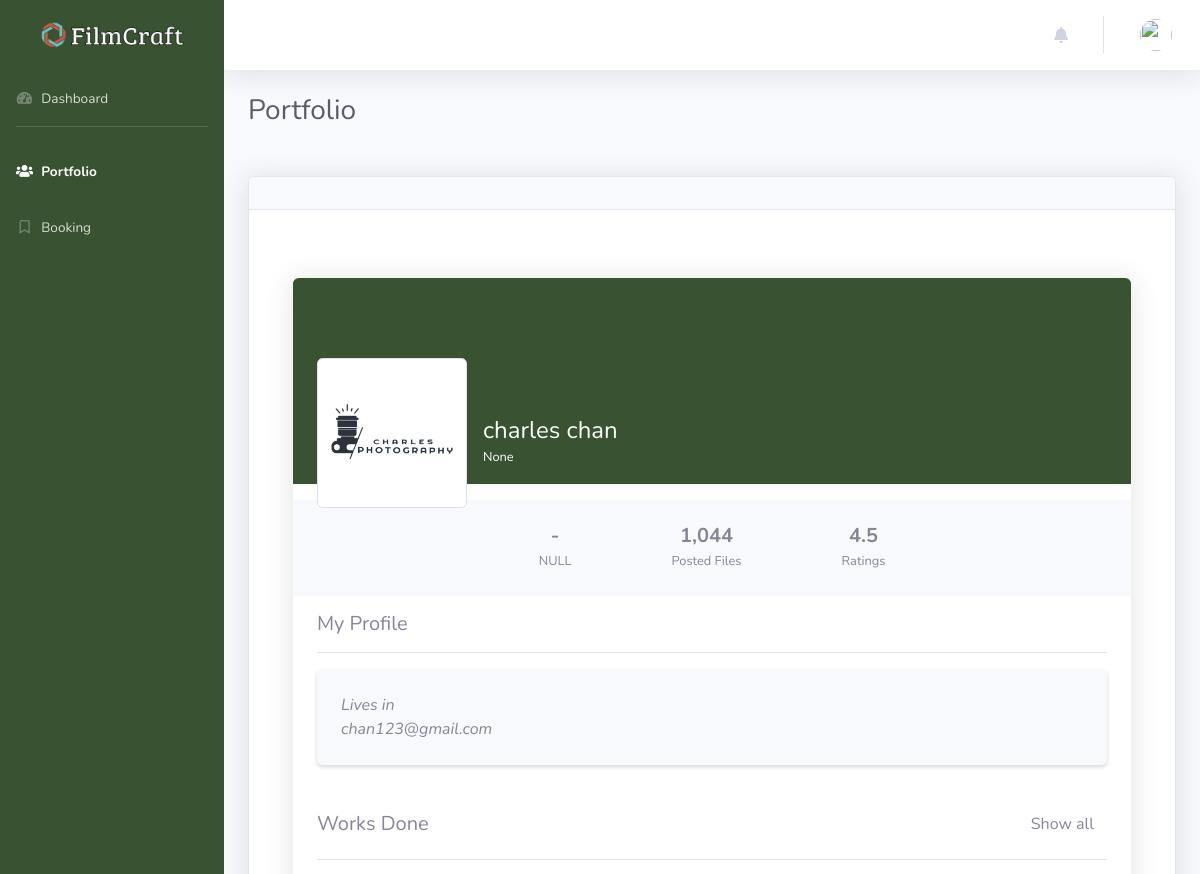
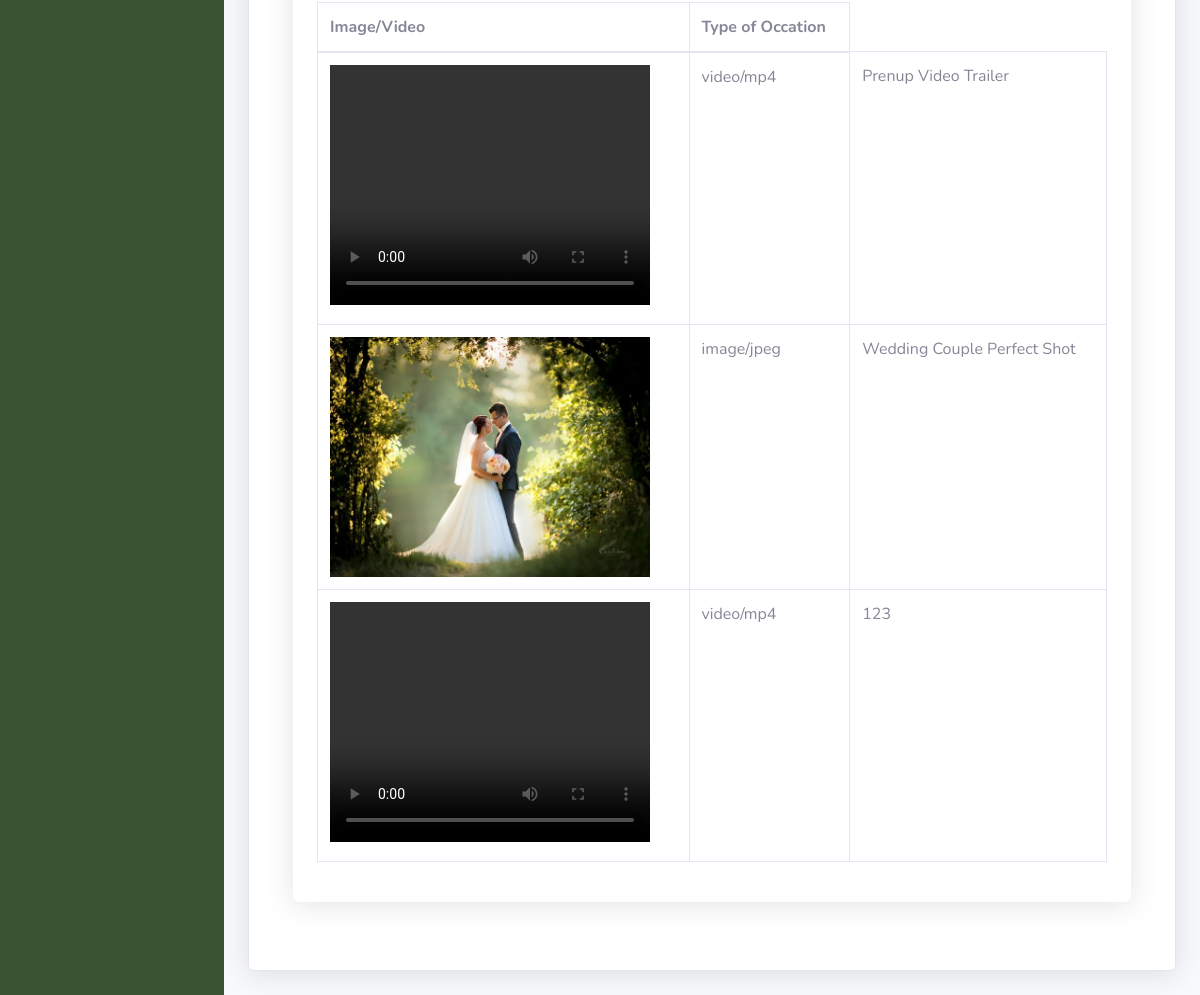
The page /user_admin/view-portfolio.php?VID=13 on the database its author committed (2 pictures, top to bottom).
### tables this page shows
CREATE TABLE `portfolio` (
  `portfolioId` int(11) NOT NULL,
  `vendor_Id` int(11) NOT NULL,
  `vendorWork_Id` int(11) NOT NULL,
  `portfolioFirstName` varchar(50) NOT NULL,
  `portfolioLastName` varchar(50) NOT NULL,
  `portfolioAddress` varchar(150) NOT NULL,
  `portfolioEmail` varchar(150) NOT NULL,
  `portfolioVendorPosition` varchar(50) NOT NULL,
  `portfolioProfileImage` varchar(255) NOT NULL,
  `portfolioRating` varchar(50) NOT NULL
);

CREATE TABLE `works` (
  `worksId` int(11) NOT NULL,
  `portfolioWorks_Id` int(11) NOT NULL,
  `occassion` varchar(150) NOT NULL,
  `occassion_file` varchar(255) NOT NULL,
  `occassion_file_type` varchar(150) NOT NULL
);

### user_admin/sessions.php (called while the page is built, shortened)
<?php
$displayImage = $_SESSION['displayImage'];
?>

### user_admin/view-portfolio.php (the view, shortened to what this page needs)
<?php
include("sessions.php");
include("header.php");
$VID = $_GET['VID'];
$conn               = mysqli_connect("localhost","root","","filmcraft");
$portfolioInfoQuery    = "SELECT * FROM portfolio WHERE vendor_Id = '$VID' ";
$portfolioInfoResult   = mysqli_query($conn,$portfolioInfoQuery);
while($portfolioInfoRow = mysqli_fetch_assoc($portfolioInfoResult)) {
    $workid    = $portfolioInfoRow['vendorWork_Id'];
    $firstname = $portfolioInfoRow['portfolioFirstName'];
    $lastname  = $portfolioInfoRow['portfolioLastName'];
    $fullname  = $firstname.' '.$lastname;
    $address   = $portfolioInfoRow['portfolioAddress'];
    $email     = $portfolioInfoRow['portfolioEmail'];
    $position           = $portfolioInfoRow['portfolioVendorPosition'];
    $portfolio_image    = $portfolioInfoRow['portfolioProfileImage'];
}
?>
<body id="page-top">
    <div id="wrapper">
        <ul class="navbar-nav sidebar sidebar-dark accordion" id="accordionSidebar" style="background-color:#395232">
            <a class="sidebar-brand d-flex align-items-center justify-content-center" href="index.php">
                <div class="sidebar-brand-icon">
                     <img src="../resources/img/filmcraft.png" width="150">
                </div>
            </a>
            <li class="nav-item">
                <a class="nav-link" href="index.php">
                    <i class="fas fa-fw fa-tachometer-alt"></i>
                    <span>Dashboard</span></a>
                </li>
            <hr class="sidebar-divider">
            <li class="nav-item active">
                <a class="nav-link" href="portfolio.php">
                    <i class="fas fa-fw fa-users"></i>
                    <span>Portfolio</span></a>
                </li>
            <li class="nav-item">
                <a class="nav-link" href="booking.php">
                    <i class="far fa-fw fa-bookmark"></i>
                    <span>Booking</span></a>
                </li>
        </ul>
        <div id="content-wrapper" class="d-flex flex-column">
            <div id="content">
                <nav class="navbar navbar-expand navbar-light bg-white topbar mb-4 static-top shadow">
                    <ul class="navbar-nav ml-auto">
                        <li class="nav-item dropdown no-arrow mx-1">
                            <a class="nav-link dropdown-toggle" href="#" id="alertsDropdown" role="button"
                                data-toggle="dropdown" aria-haspopup="true" aria-expanded="false">
                                <i class="fas fa-bell fa-fw"></i>
                             </a>
                        </li>
                        <li class="nav-item dropdown no-arrow">
                            <a class="nav-link dropdown-toggle" href="#" id="userDropdown" role="button"
                                data-toggle="dropdown" aria-haspopup="true" aria-expanded="false">
                               <img class="img-profile rounded-circle"
                                    src="<?php echo $displayImage ?>">
                            </a>
                        </li>
                    </ul>
                </nav>
                <div class="container-fluid">
                    <h1 class="h3 mb-5 text-gray-800">Portfolio</h1>
                    <div class="card shadow mb-4">
                        <div class="card-header py-3">
                        </div>
                        <div class="card-body">
                            <div class="row py-5 px-4">
    <div class="col-md-12 mx-auto">
        <div class="bg-white shadow rounded overflow-hidden">
            <div class="px-4 pt-0 pb-4 cover" style="background-color:#395232">
                <div class="media align-items-end profile-head">
                    <div class="profile mr-3 mb-4"> <img src="<?php echo $portfolio_image ?>" alt="..." width="150" class="rounded mb-2 img-thumbnail"> </div>
                    <div class="media-body mb-5 text-white">
                        <h4 class="mt-0 mb-1"><?php echo $fullname ?></h4>
                        <p class="small mb-4"><?php echo $position ?></p>
                    </div>
                </div>
            </div>
            <div class="bg-light p-4 d-flex justify-content-center text-center mt-3">
                <ul class="list-inline mb-0">
                    <li class="list-inline-item mx-5">
                        <h5 class="font-weight-bold mb-0 d-block">-</h5><small class="text-muted">NULL</small>
                    </li>
                    <li class="list-inline-item mx-5">
                        <h5 class="font-weight-bold mb-0 d-block">1,044</h5><small class="text-muted">Posted Files</small>
                    </li>
                    <li class="list-inline-item mx-5">
                        <h5 class="font-weight-bold mb-0 d-block">4.5</h5><small class="text-muted">Ratings </small>
                    </li>
                </ul>
            </div>
            <div class="px-4 py-3">
                <h5 class="mb-3">My Profile</h5>
                <hr>
                <div class="p-4 rounded shadow-sm bg-light">
                    <p class="font-italic mb-0">Lives in <?php echo $address ?></p>
                    <p class="font-italic mb-0"><?php echo $email ?></p>
                </div>
            </div>
            <div class="py-4 px-4">
                <div class="d-flex align-items-center justify-content-between mb-3">
                    <h5 class="mb-0">Works Done</h5><a href="show_works_done.php?VWID=<?php echo $workid?>" class="btn btn-link text-muted">Show all</a>
                </div>
                <hr>
                         <div class="table-responsive">
                                <table class="table table-bordered" id="dataTable" width="100%" cellspacing="0">
                                    <thead>
                                        <tr>
                                            <th>Image/Video</th>
                                            <th>Type of Occation</th>
                                         </tr>
                                    </thead>
                                     <tbody>
                                      <?php
                                      $conn  = mysqli_connect("localhost","root","","filmcraft");
                                      $queryWorks = "SELECT * FROM works WHERE portfolioWorks_id = '$workid' ";
                                      $resultWorks = mysqli_query($conn,$queryWorks);
                                      while($rowWorks = mysqli_fetch_assoc($resultWorks)) {
                                      ?>
                                        <tr>
                                            <?php
                                            if ($rowWorks['occassion_file_type'] == 'image/png' || $rowWorks['occassion_file_type'] == 'image/jpeg') {
                                            ?>
                                            <td><img src="<?php echo $rowWorks['occassion_file'] ?>" width="320" height="240"></td>
                                             <td><?php echo $rowWorks['occassion_file_type'] ?></td>
                                            <td><?php echo $rowWorks['occassion'] ?></td>
                                        <?php } else if($rowWorks['occassion_file_type'] == 'video/mp4') { ?>
                                            <td><video width="320" height="240" controls controlsList="nodownload">
                                                  <source src="<?php echo $rowWorks['occassion_file'] ?>" type="<?php echo $rowWorks['occassion_file_type'] ?>">
                                                 </video>
                                             </td>
                                            <td><?php echo $rowWorks['occassion_file_type'] ?></td>
                                            <td><?php echo $rowWorks['occassion'] ?></td>
                                             <?php } ?>
                                        </tr>
                                      <?php } ?>
                                      </tbody>                                </table>
                                            </div>
                                        </div>
                                    </div>
                                </div>
                            </div>
                        </div>
                    </div>
                </div>
            </div>
        </div>
    </div>
<?php
include("footer.php");
?>

### user_admin/header.php (shortened to what this page needs)
<!DOCTYPE html>
<html lang="en">
<head>
    <link href="../resources/vendor/fontawesome-free/css/all.min.css" rel="stylesheet" type="text/css">
    <link href="../resources/css/sb-admin-2.min.css" rel="stylesheet">
</head>

### user_admin/footer.php (shortened to what this page needs)
    </body>
</html>

### user_admin/view-portfolio.php (style rules this page uses)
.profile-head { transform: translateY(5rem) }
.cover { background-color: rgb(99, 39, 120); background-size: cover; background-repeat: no-repeat }
body { background: #654ea3; background: linear-gradient(to right, #e96443, #904e95); min-height: 100vh }

### rows shown on the page
portfolio: portfolioProfileImage (picture), fullname "charles chan", portfolioVendorPosition "None", portfolioEmail "chan123@gmail.com"
works: occassion_file_type "video/mp4", occassion "Prenup Video Trailer"
works: occassion_file (picture), occassion_file_type "image/jpeg", occassion "Wedding Couple Perfect Shot"
works: occassion_file_type "video/mp4", occassion "123"
